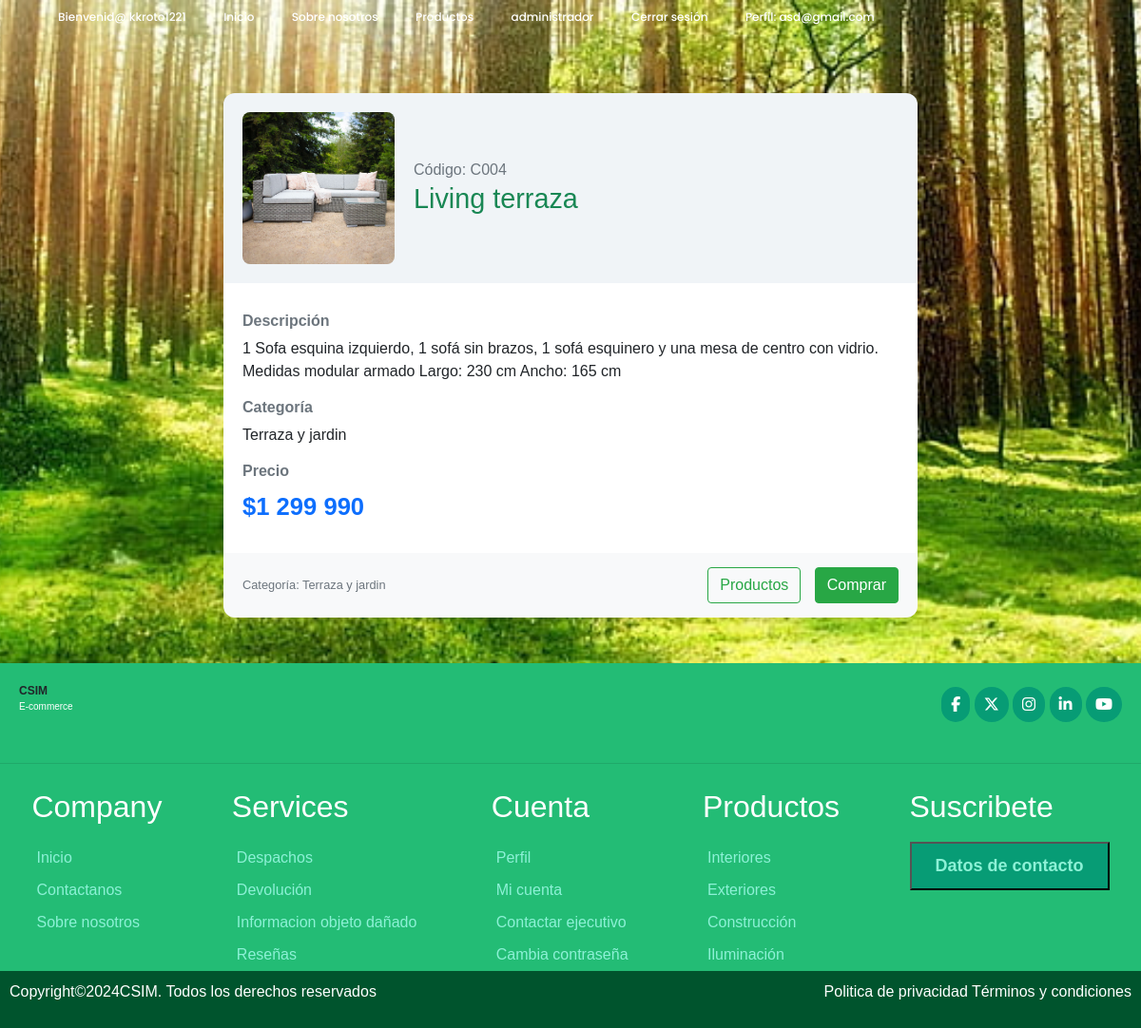
The app's page /detalle/C004/ (signed in) with its own data.
### ferreteria/models.py (models this page shows, shortened)
class Producto(models.Model):
    idProducto = models.CharField(primary_key=True, max_length=5, verbose_name='Id Producto')
    nombre = models.CharField(max_length=50, verbose_name='Nombre del producto')
    descripcion = models.CharField(max_length=400,verbose_name='Descripcion de producto')
    precio = models.IntegerField(null=True, verbose_name='Ingrese precio producto')
    imagen= models.ImageField(upload_to="imagenes", null=True, verbose_name='Imagen')
    stock = models.IntegerField(verbose_name='stock',default=0)
    categoria= models.ForeignKey('Categoria', on_delete=models.CASCADE, verbose_name='Categoria')

class Categoria(models.Model):
    idCategoria = models.IntegerField(primary_key=True, verbose_name='Id Categoria')
    nombreCategoria= models.CharField(max_length=40, verbose_name='Nombre Categoria')
    def __str__(self):
        return self.nombreCategoria

### ferreteria/views.py (the view)
# urls.py: path('detalle/<id>/', views.detalle_producto, name="detalle"),
@login_required
def detalle_producto(request, id):
    producto = get_object_or_404(Producto, idProducto=id)
    return render (request, 'detalleProducto.html', {'producto':producto})

### ferreteria/context_processor.py (called while the page is built, shortened)
def total_carrito(request):
    total = 0
    return {'total_carrito':int(total)}

### ferreteria/templates/detalleProducto.html (shortened to what this page needs)
{% extends 'base.html' %}
{% load static %}
{% load humanize %}
{% block css %}
<link rel="stylesheet" href="{% static 'css/estilo.css' %}">
{% endblock %}
{% block contenido %}
<div class="container my-5">
    <div class="row justify-content-center">
        <div class="col-md-10 col-lg-8">
            <div class="producto-card">
                <div class="producto-header">
                    <img src="{{ producto.imagen.url }}" alt="Imagen del producto">
                    <div>
                        <h6 class="text-muted mb-1">Código: {{ producto.idProducto }}</h6>
                        <h2>{{ producto.nombre }}</h2>
                    </div>
                </div>
                <div class="producto-body">
                    <h6>Descripción</h6>
                    <p>{{ producto.descripcion }}</p>
                    <h6>Categoría</h6>
                    <p>{{ producto.categoria }}</p>
                    <h6>Precio</h6>
                    <p class="producto-precio">${{ producto.precio|intcomma }}</p>
                </div>
                <div class="producto-footer">
                    <small class="text-muted">Categoría: {{ producto.categoria }}</small>
                    <div>
                        <a href="{% url 'tienda' %}" class="btn btn-outline-success">Productos</a>
                        <a href="{% url 'tienda' %}" class="btn btn-success">Comprar</a>
                    </div>
                </div>
            </div>
        </div>
    </div>
</div>
{% endblock %}

### ferreteria/templates/base.html (shortened to what this page needs)
<!DOCTYPE html>
<html lang="en">
<head>
    {% load static %}
    <link rel="stylesheet" href="https://cdn.jsdelivr.net/npm/bootstrap@4.5.3/dist/css/bootstrap.min.css">
    {% block css %}{% endblock %}
</head>
<body>
    <header>
        <div class="navbar">
            <ul class="links">
                {% if not user.is_authenticated %}
                    <li><a href="{% url 'index' %}"  >Inicio</a></li>
                    <li><a href="{% url 'nosotros' %}" >Sobre nosotros</a></li>
                    <li><a href="{% url 'tienda' %}"  >Productos</a></li>
                    <li><a href="{% url 'registrar' %}" >Registrarse</a></li>
                    <li><a href="{% url 'login' %}" >Iniciar sesión</a></li>
                {% elif user.is_authenticated and not user.is_superuser %}
                    <li><a href="#">Bienvenid@ {{ user.username }} </a></li>
                    <li><a href="{% url 'index' %}"  >Inicio</a></li>
                    <li><a href="{% url 'nosotros' %}"  >Sobre nosotros</a></li>
                    <li><a href="{% url 'tienda' %}"  >Productos</a></li>
                    <li><a href="{% url 'administrador' %}">administrador </a></li>
                    <li><a href="{% url 'cerrar' %}">Cerrar sesión</a></li>
                    <li><a href="{% url 'perfil' %}">Perfil: {{ user.email }}</a></li>
                {% endif %}
            </ul>
        </div>
    </header>
    <div id="contenido">
        {% block contenido %}
        {% endblock %}
    </div>
    <footer class="pie">
        <div class="header">
            <div class="logo">
                <div class="title">CSIM</div>
                <p class="logotipo">E-commerce</p>
            </div>
            <div class="redes">
                <span class="fb"><a href="https://www.facebook.com/?locale=es_LA" target="_blank" style="text-decoration: none; color:#fff;"><i class="fa-brands fa-facebook-f"></a></i></span>
                <span class="tw"><a href="https://x.com/?lang=es&mx=2" style="text-decoration: none; color:#fff;"><i class="fa-brands fa-x-twitter"></a></i></span>
                <span class="in"><a href="https://www.instagram.com/" style="text-decoration: none; color:#fff;"><i class="fa-brands fa-instagram"></a></i></span>
                <span class="li"><a href="https://cl.linkedin.com/" style="text-decoration: none; color:#fff;"><i class="fa-brands fa-linkedin-in"></a></i></span>
                <span class="yo"><a href="https://www.youtube.com/" style="text-decoration: none; color:#fff;"><i class="fa-brands fa-youtube"></a></i></span>
            </div>
        </div>
        <hr>
        <div class="section">
            <div>
                <h2>Company</h2>
                <a href="{% url 'index' %}">Inicio</a>
                <a href="{% url 'nosotros' %}">Contactanos</a>
                <a href="{% url 'nosotros' %}">Sobre nosotros</a>
            </div>
            <div>
                <h2>Services</h2>
                <a href="{% url 'nosotros' %}">Despachos</a>
                <a href="{% url 'nosotros' %}">Devolución </a>
                <a href="{% url 'nosotros' %}">Informacion objeto dañado</a>
                <a href="{% url 'nosotros' %}">Reseñas</a>
            </div>
            <div>
                <h2>Cuenta</h2>
                <a href="#">Perfil</a>
                <a href="#">Mi cuenta</a>
                <a href="{% url 'nosotros' %}">Contactar ejecutivo</a>
                <a href="#">Cambia contraseña</a>
            </div>
            <div>
                <h2>Productos</h2>
                <a href="#">Interiores</a>
                <a href="#">Exteriores</a>
                <a href="#">Construcción</a>
                <a href="#">Iluminación</a>
            </div>
            <div>
                <h2>Suscribete</h2>
                <form action="">
                    <button type="submit"><a href="{% url 'nosotros' %}" style="text-decoration: none;">Datos de contacto</a></button>
                </form>
            </div>
        </div>
        <div class="derechos">
            <p>Copyright©2024CSIM. Todos los derechos reservados</p>
            <p>Politica de privacidad        Términos y condiciones</p>
        </div>
    </footer>

### ferreteria/static/css/estilo.css (style rules this page uses)
* { margin: 0; padding: 0; box-sizing: border-box; font-family: sans-serif; }
body { font-family: "Poppins", sans-serif; background: url(../img/foto2.jpg) no-repeat center center fixed; background-size: cover; background-position: center; width: 100%; }
header { width: 1140px; max-width: 1200px; margin: auto; height: 50px; display: flex; align-items: center; position: relative; z-index: 100; }
header .navbar ul { float: right; margin-right: 20px; }
header .navbar ul li { display: inline-block; line-height: 80px; margin: 0 5px; }
header .navbar a { color: #fff; margin-right: 5px; padding: 5px 10px; font-family: "Poppins", sans-serif; font-size: 12px; transition: 0.3s; font-weight: 500; text-decoration: none; }
.pie { background-color: rgb(35, 188, 117); box-sizing: border-box; font-family: "Exo 2", sans-serif; }
.pie .header .logo .title { font-size: 12px; display: flex; align-items: left; font-weight: bold; }
.pie .header .logo .logotipo { font-size: 10px; color: #fff; }
.pie .header { display: flex; justify-content: space-between; padding: 20px; align-items: center; }
.pie .header .redes .fb, .pie .header .redes .tw, .pie .header .redes .in, .pie .header .redes .li, .pie .header .redes .yo { background: rgb(7, 156, 117); padding: 10px; border-radius: 80px; color: #fff; align-items: right; }
.pie .section { display: flex; justify-content: space-evenly; gap: 40px; }
.pie .section div { display: flex; flex-direction: column; }
.pie .section div h2 { color: #fff; padding: 10px 0; }
.pie .section a { color: rgb(141, 241, 214); padding: 5px; }
.pie .section form { display: flex; flex-direction: column; gap: 10px; }
.pie .section form button { padding: 10px 20px; background: rgb(7, 156, 117); color: #fff; font-weight: bold; font-size: 18px; }
.pie .derechos { display: flex; justify-content: space-between; padding: 10px; background: rgb(0, 84, 45); color: #fff; }

### ferreteria/templates/detalleProducto.html (style rules this page uses)
.producto-card { border-radius: 12px; overflow: hidden; box-shadow: 0 4px 8px rgba(0, 0, 0, 0.1); }
.producto-header { display: flex; align-items: center; background-color: #f0f4f7; padding: 20px; }
.producto-header img { width: 160px; height: 160px; object-fit: cover; border-radius: 8px; margin-right: 20px; }
.producto-header h2 { margin: 0; font-size: 1.8rem; color: #198754; }
.producto-body { padding: 20px; background-color: #ffffff; }
.producto-body h6 { font-weight: 600; color: #6c757d; margin-top: 10px; }
.producto-precio { font-size: 1.6rem; font-weight: 600; color: #0d6efd; margin-bottom: 10px; }
.producto-footer { background-color: #f8f9fa; padding: 15px 20px; display: flex; justify-content: space-between; align-items: center; }
.producto-footer .btn { margin-left: 10px; }

### records on screen
Producto: imagen (picture), idProducto "C004", nombre "Living terraza", descripcion "1 Sofa esquina izquierdo, 1 sofá sin brazos, 1 sofá esquinero y una mesa de centro con vidrio. Medidas modular armado Largo: 230 cm Ancho: 165 cm", categoria "Terraza y jardin", precio "1 299 990"

### other values on screen
{{ user.username }} "kkroto1221"
{{ user.email }} "asd@gmail.com"
